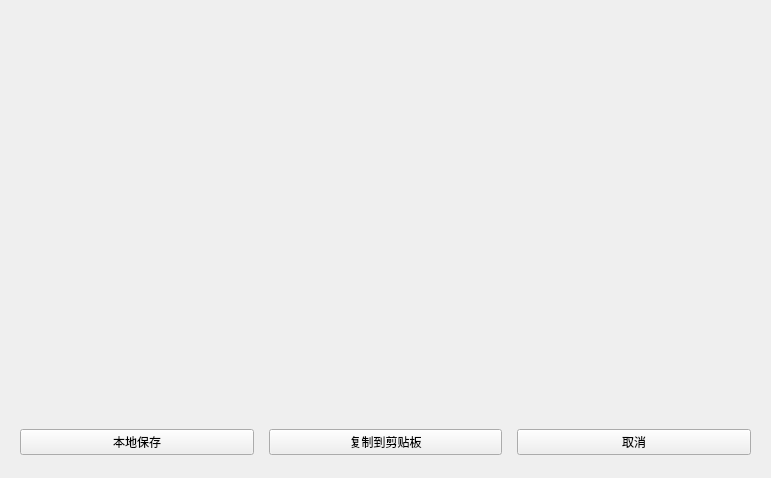
<?xml version="1.0" encoding="UTF-8"?>
<ui version="4.0">
 <class>ScreenshotPreviewWindow</class>
 <widget class="QWidget" name="ScreenshotPreviewWindow">
  <property name="geometry">
   <rect>
    <x>0</x>
    <y>0</y>
    <width>771</width>
    <height>398</height>
   </rect>
  </property>
  <property name="windowTitle">
   <string>Form</string>
  </property>
  <layout class="QVBoxLayout" name="verticalLayout" stretch="9,1">
   <item>
    <widget class="QLabel" name="labelPreview">
     <property name="minimumSize">
      <size>
       <width>600</width>
       <height>400</height>
      </size>
     </property>
     <property name="text">
      <string/>
     </property>
     <property name="scaledContents">
      <bool>false</bool>
     </property>
     <property name="alignment">
      <set>Qt::AlignCenter</set>
     </property>
    </widget>
   </item>
   <item>
    <widget class="QWidget" name="widgetBtn" native="true">
     <property name="minimumSize">
      <size>
       <width>0</width>
       <height>50</height>
      </size>
     </property>
     <layout class="QHBoxLayout" name="horizontalLayout">
      <property name="spacing">
       <number>15</number>
      </property>
      <item>
       <widget class="QPushButton" name="btnSave">
        <property name="text">
         <string>本地保存</string>
        </property>
       </widget>
      </item>
      <item>
       <widget class="QPushButton" name="btnCopy">
        <property name="text">
         <string>复制到剪贴板</string>
        </property>
       </widget>
      </item>
      <item>
       <widget class="QPushButton" name="bthCancel">
        <property name="text">
         <string>取消</string>
        </property>
       </widget>
      </item>
     </layout>
    </widget>
   </item>
  </layout>
 </widget>
 <resources/>
 <connections/>
</ui>
